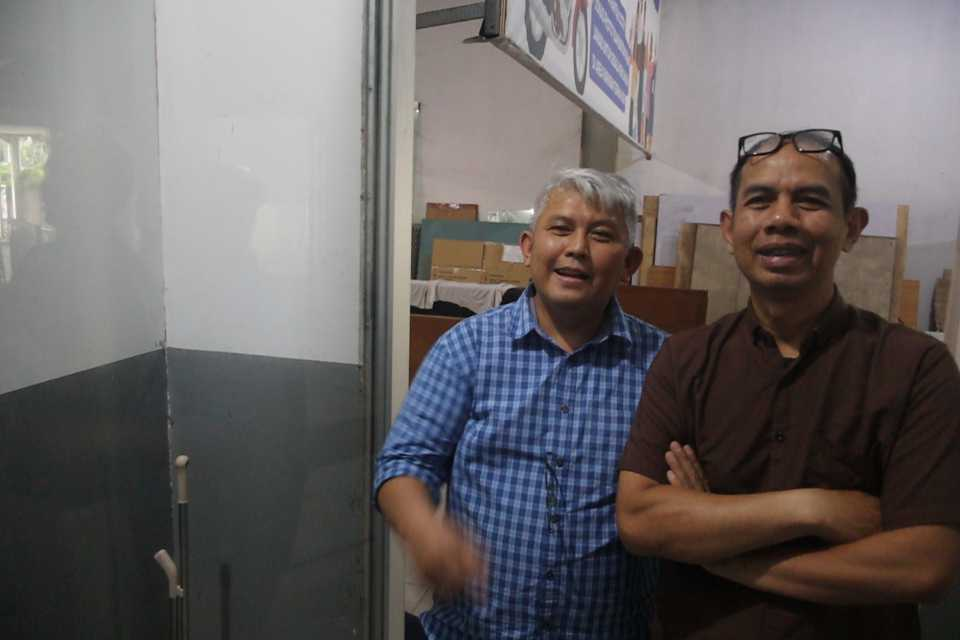
#> input picture glambot-app/backend/storage/sessions/18b9f5a5-fb12-4fc5-ad55-598900a44356/raw/canon_1790655242671.jpg, 960 x 640 px
$ python -i face_backend.py   (imports and definitions only)
#> lines starting #> are read from the running program, lines starting #| are printed output that depends on the picture
#> further down, picture is the input picture: shape (640, 960, 3); mean B, G, R 99, 98.6, 103.1
import os

import mediapipe as mp
from mediapipe.tasks import python
from mediapipe.tasks.python import vision


# [119 lines left out: functions init_face_detector, empty_face_detection, read_face_result, detect_face, not called in this run]


def normalize_frame(frame):
    """CLAHE pada kanal L — menaikkan kontras lokal supaya wajah tetap terbaca
    di pencahayaan studio yang timpang (backlight / spotlight)."""
    import cv2
    lab = cv2.cvtColor(frame, cv2.COLOR_BGR2LAB)
#> lab: shape (640, 960, 3); mean of channels 0, 1, 2 104.7, 130.6, 128.7
    l, a, b = cv2.split(lab)
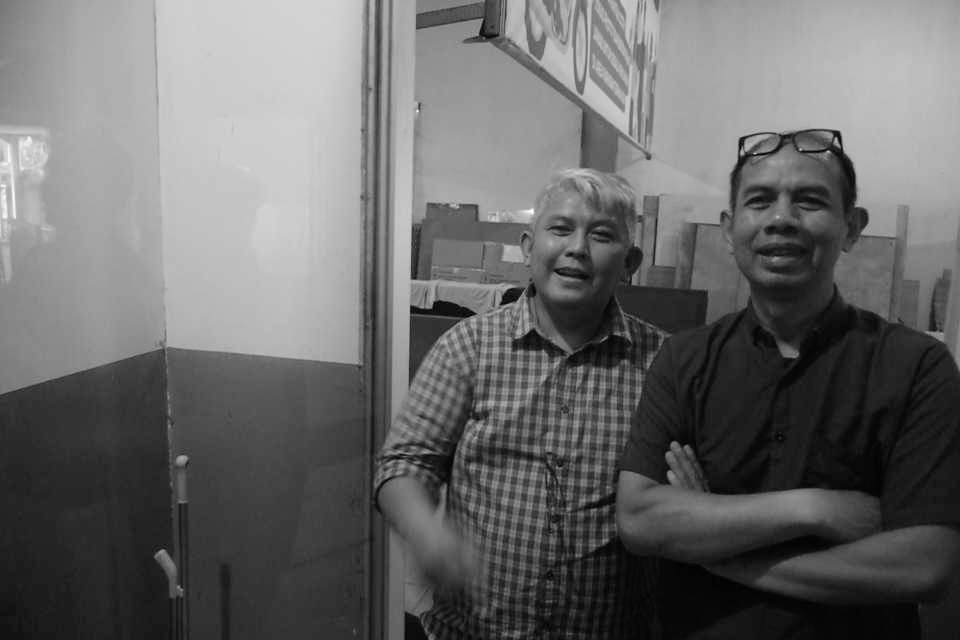
#> l: shape (640, 960); min 0, max 255, mean 104.7
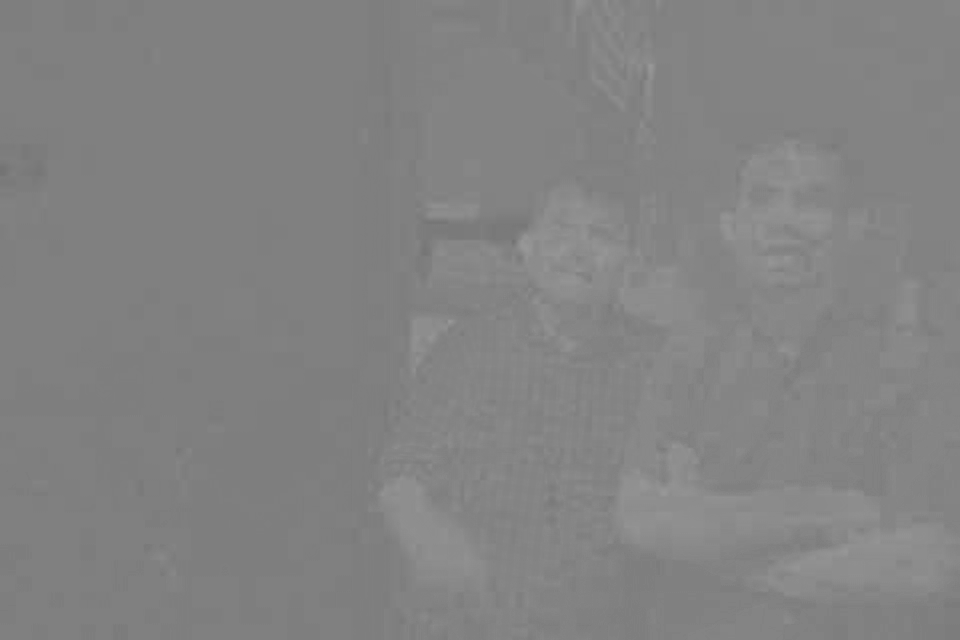
#> a: shape (640, 960); min 114, max 152, mean 130.6
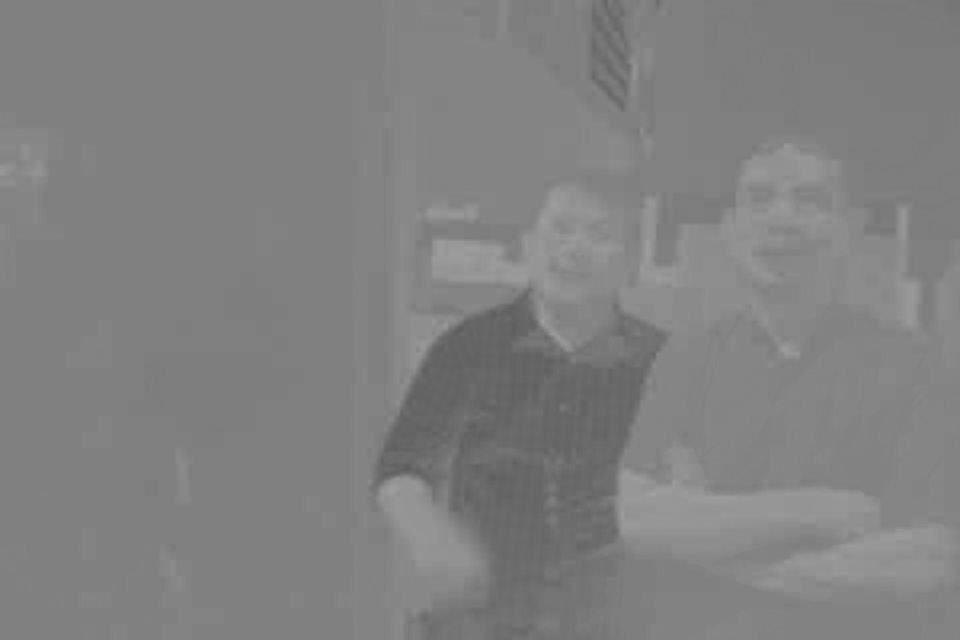
#> b: shape (640, 960); min 93, max 161, mean 128.7
    clahe = cv2.createCLAHE(clipLimit=2.0, tileGridSize=(8, 8))
    l = clahe.apply(l)
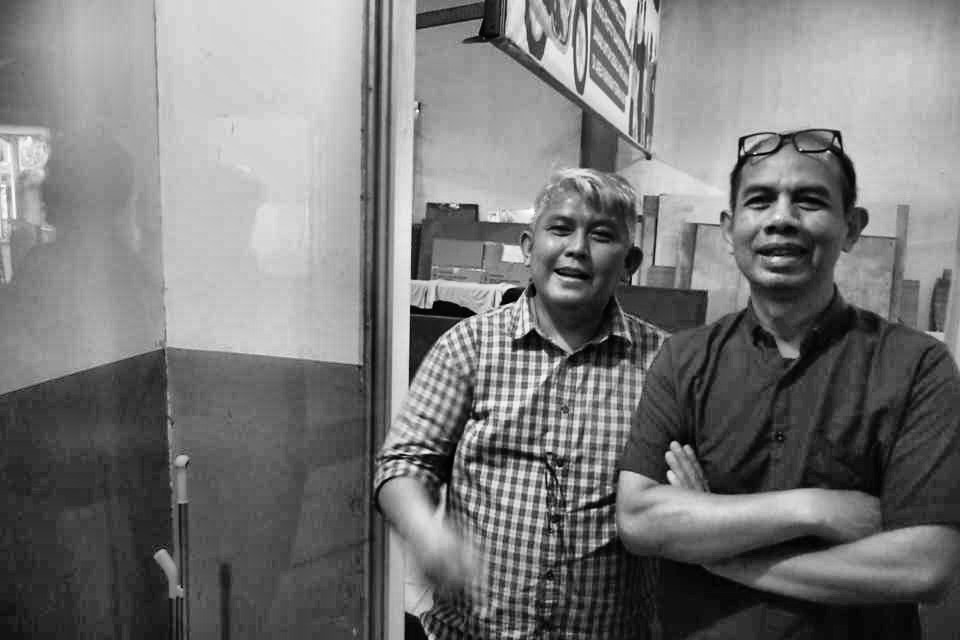
#> l: shape (640, 960); min 0, max 255, mean 120.1
    return cv2.cvtColor(cv2.merge([l, a, b]), cv2.COLOR_LAB2BGR)
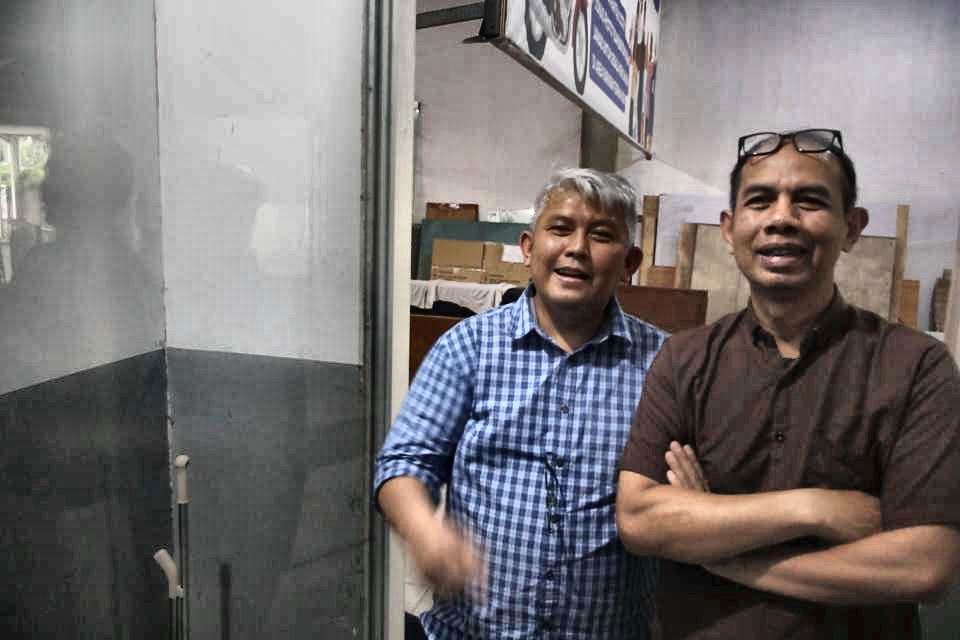
#> returned value: shape (640, 960, 3); mean B, G, R 113.5, 113.3, 118.4


# [20 lines left out: functions feed_face_async, close_face_detector, not called in this run]

>>> import cv2
>>> picture = cv2.imread('../../../backend/storage/sessions/18b9f5a5-fb12-4fc5-ad55-598900a44356/raw/canon_1790655242671.jpg')
>>> result = normalize_frame(picture)

$ run again, on glambot-app/backend/storage/sessions/18b9f5a5-fb12-4fc5-ad55-598900a44356/raw/canon_1790655334300.jpg
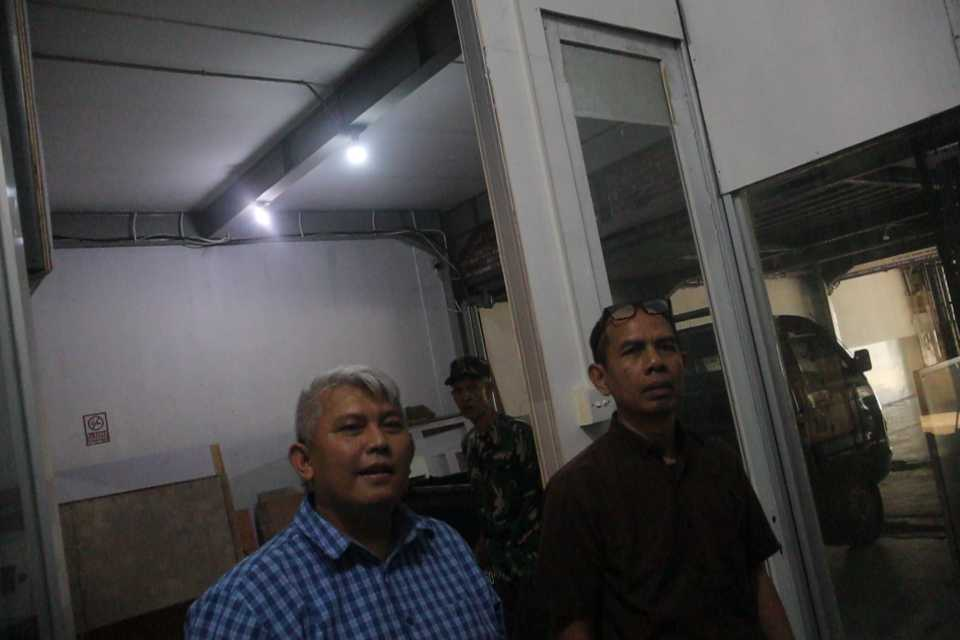
#> input picture glambot-app/backend/storage/sessions/18b9f5a5-fb12-4fc5-ad55-598900a44356/raw/canon_1790655334300.jpg, 960 x 640 px
#> picture is the input picture: shape (640, 960, 3); mean B, G, R 73.3, 73, 74.4
#> lab: shape (640, 960, 3); mean of channels 0, 1, 2 77.4, 128.9, 128.1
#> in normalize_frame, `l, a, b = cv2.split(lab)`:
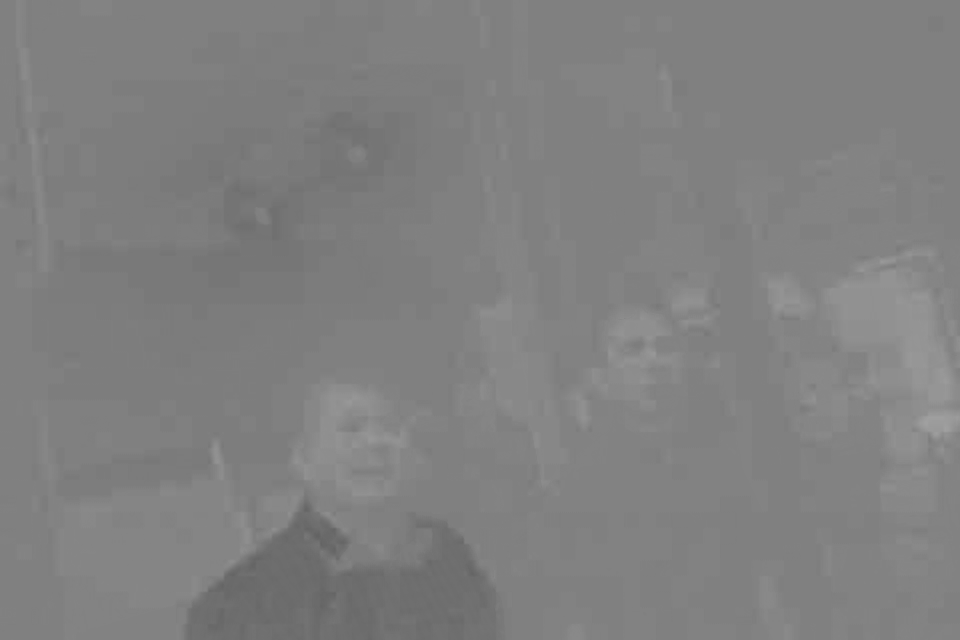
#> b: shape (640, 960); min 99, max 160, mean 128.1
#> in normalize_frame, `return cv2.cvtColor(cv2.merge([l, a, b]), cv2.COLOR_LAB2BGR)`:
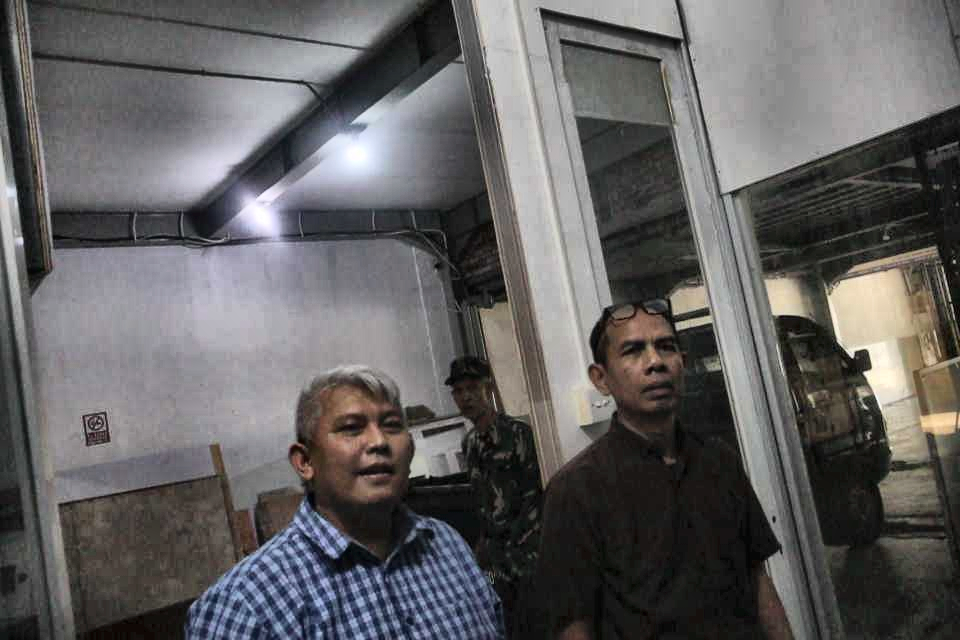
#> returned value: shape (640, 960, 3); mean B, G, R 97.3, 96.9, 98.4
